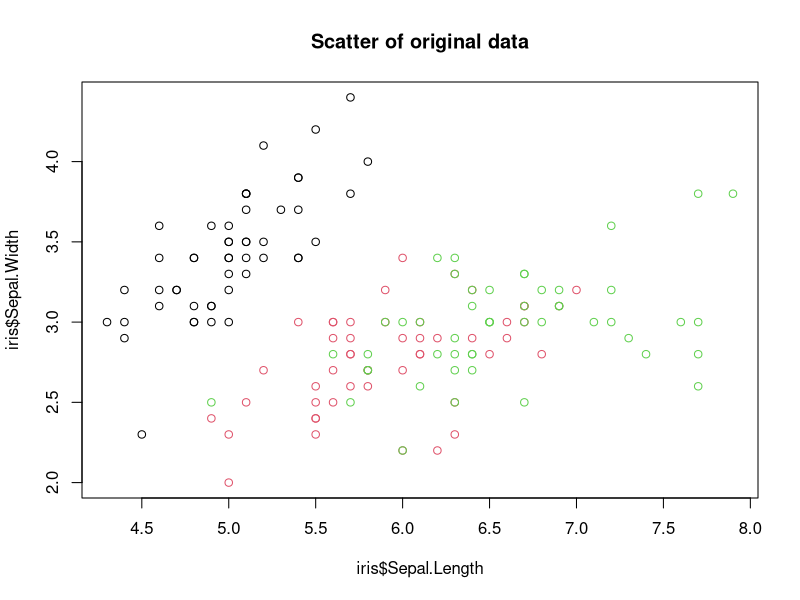
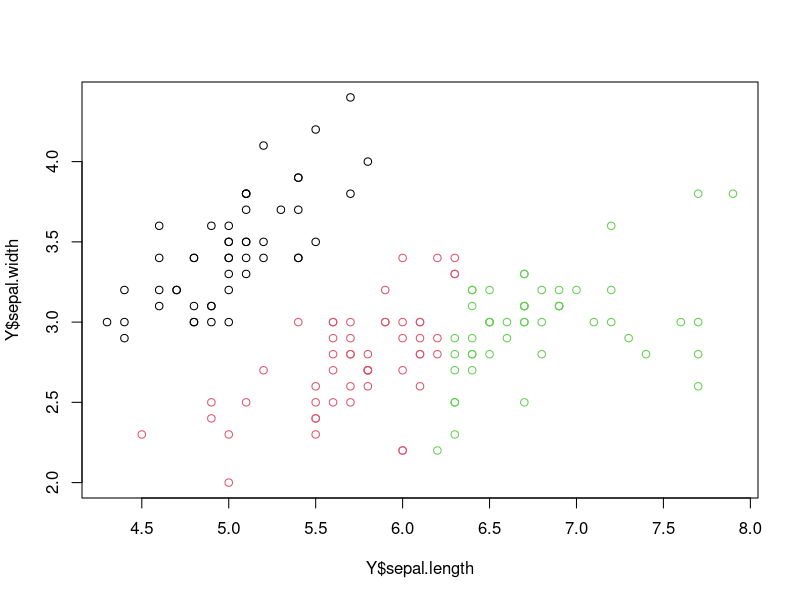
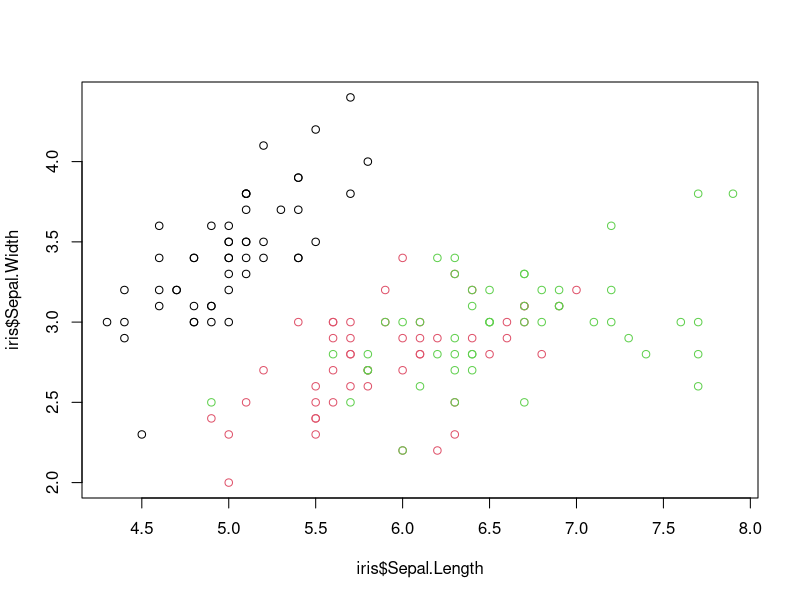

The R script that drew these images, in order: (Note: this script raises an error after producing the figures.)
library(datasets)
library(mvtnorm)
library(nnet)
library(MASS)

data(iris)
summary(iris)

##########      Q1      ##########      

plot(iris$Sepal.Length, iris$Sepal.Width, col = iris$Species, main="Scatter of original data")


##########      Q2      ##########      

mean_length <- tapply(iris$Sepal.Length, iris$Species, mean)
mean_width <- tapply(iris$Sepal.Width, iris$Species, mean)

iris_setosa <- subset(iris, iris$Species == 'setosa')
iris_versicolor <- subset(iris, iris$Species == 'versicolor')
iris_virginica<- subset(iris, iris$Species == 'virginica')

prior_probabilities <- 0.333333  
cov_setosa <- cov(iris_setosa[,1:2]) #* prior_probabilities
cov_versicolor <- cov(iris_versicolor[,1:2]) #* prior_probabilities
cov_virginica <- cov(iris_virginica[,1:2]) #* prior_probabilities

pooled_cov <-(cov_setosa +  cov_versicolor + cov_virginica ) / 3


mean_setosa = c(mean(iris_setosa$Sepal.Length), mean(iris_setosa$Sepal.Width)) #1x2
w0_setosa = (-1/2)*t(mean_setosa)%*%solve(pooled_cov)%*%mean_setosa + log(1/3)
w1_setosa <- solve(pooled_cov)%*%mean_setosa

mean_versi = c(mean(iris_versicolor$Sepal.Length), mean(iris_versicolor$Sepal.Width)) #1x2
w0_versi = (-1/2)*t(mean_versi)%*%solve(pooled_cov)%*%mean_versi + log(1/3)
w1_versi <- solve(pooled_cov)%*%mean_versi

mean_virginica = c(mean(iris_virginica$Sepal.Length), mean(iris_virginica$Sepal.Width)) #1x2
w0_virginica = (-1/2)*t(mean_virginica)%*%solve(pooled_cov)%*%mean_virginica + log(1/3)
w1_virginica <- solve(pooled_cov)%*%mean_virginica

w0_setosa_versi <- w0_setosa - w0_versi
w1_setosa_versi <- w1_setosa - w1_versi

w0_setosa_vergin <- w0_setosa - w0_virginica
w1_setosa_vergin <- w1_setosa - w1_virginica

w0_versi_vergin <- w0_versi - w0_virginica
w1_versi_vergin <- w1_versi - w1_virginica

##########      Q3      ##########      
Y <- data.frame(sepal.length=numeric(), sepal.width=numeric(),Species=character(), stringsAsFactors=TRUE)

for(i in 1:nrow(iris)) {
  x<-matrix(as.numeric(iris[i,1:2]), nrow=2)
  #x <- as.matrix(x)
  if (t(w1_setosa) %*% x + w0_setosa >= t(w1_versi) %*% x + w0_versi && t(w1_setosa) %*% x + w0_setosa >= t(w1_virginica) %*% x + w0_virginica) {
    x<- data.frame(sepal.length=iris[i,1], sepal.width=iris[i,2], Species='setosa', stringsAsFactors=TRUE)
    Y <- rbind(Y,x)
  }else if (t(w1_versi) %*% x + w0_versi >= t(w1_setosa) %*% x + w0_setosa && t(w1_versi) %*% x + w0_versi >= t(w1_virginica) %*% x + w0_virginica) {
    x<- data.frame(sepal.length=iris[i,1], sepal.width=iris[i,2], Species='versicolor', stringsAsFactors=TRUE)
    Y <- rbind(Y,x)
    
  } else {
    x<- data.frame(sepal.length=iris[i,1], sepal.width=iris[i,2], Species='virginica', stringsAsFactors=TRUE)
    Y <- rbind(Y,x)
  }
}

plot(Y$sepal.length, Y$sepal.width, col = Y$Species)
plot(iris$Sepal.Length, iris$Sepal.Width, col = iris$Species)

missclass_setosa <- 0 

for (i in 1:50 ) {
  if (Y[i,3] != iris[i,5]) {
    missclass_setosa = missclass_setosa +1
  }
}
misclassrate_setosa <- missclass_setosa/ 50 

missclass_versi <- 0
for (i in 51:100 ) {
  if (Y[i,3] != iris[i,5]) {
    missclass_versi = missclass_versi +1
  }
}
missclassrate_versi <- missclass_versi /50

missclass_virginica <- 0
for (i in 101:150 ) {
  if (Y[i,3] != iris[i,5]) {
    missclass_virginica = missclass_virginica +1
  }
}
missclassrate_virginica <- missclass_virginica /50
misclassrate_setosa
missclassrate_versi
missclassrate_virginica
total.mc.rate <- (missclass_setosa + missclass_versi + missclass_virginica) / 150
total.mc.rate

lda.fit <- lda(iris[,1:2], iris$Species)
lda.pred = predict(lda.fit)
lda.class <- lda.pred$class

lda.Missclassrate<- mean(lda.class != iris$Species)



##########      Q4      ##########      

sampled_data <- data.frame(sepal.length=numeric(), sepal.width=numeric(),Species=character(), stringsAsFactors=TRUE)
sample <- as.character(sample(unique(iris$Species), 150, replace=TRUE))
for (i in 1:150) {
  if (sample[i] == "setosa"){
    x<-rmvnorm(n= 1, mean=c(mean_setosa), sigma=pooled_cov)
    rmv <- data.frame(sepal.length = x[,1], sepal.width = x[,2], Species='setosa')
    sampled_data <- rbind(sampled_data, rmv)
  }
  if (sample[i] == "versicolor") {
    x <- rmvnorm(n= 1, mean=c(mean_versi), sigma=pooled_cov)
    rmv <- data.frame(sepal.length = x[,1], sepal.width = x[,2], Species='versicolor')
    sampled_data <- rbind(sampled_data, rmv)
  } 
  if (sample[i] == "virginica") {
    x <-rmvnorm(n= 1, mean=c(mean_virginica), sigma=pooled_cov)
    rmv <- data.frame(sepal.length = x[,1], sepal.width = x[,2], Species='virginica')
    sampled_data <- rbind(sampled_data, rmv)
  } 
 

}

plot(sampled_data$sepal.length, sampled_data$sepal.width, col= sampled_data$Species, main='sampled data')
plot(iris$Sepal.Length, iris$Sepal.Width, col=lda.class, main='predicted data')
plot(iris$Sepal.Length, iris$Sepal.Width, col=iris$Species, main='Iris true data')










##########      Q5      ##########      

model.logistic <- multinom(Species~. , iris[,-3:-4])

logistic.pred <- predict(model.logistic)

plot(iris$Sepal.Length, iris$Sepal.Width, col=logistic.pred, main='Logistic Regression')
plot(iris$Sepal.Length, iris$Sepal.Width, col=lda.class, main='predicted data')


logistic.Missclassrate<- mean(logistic.pred != iris$Species)























